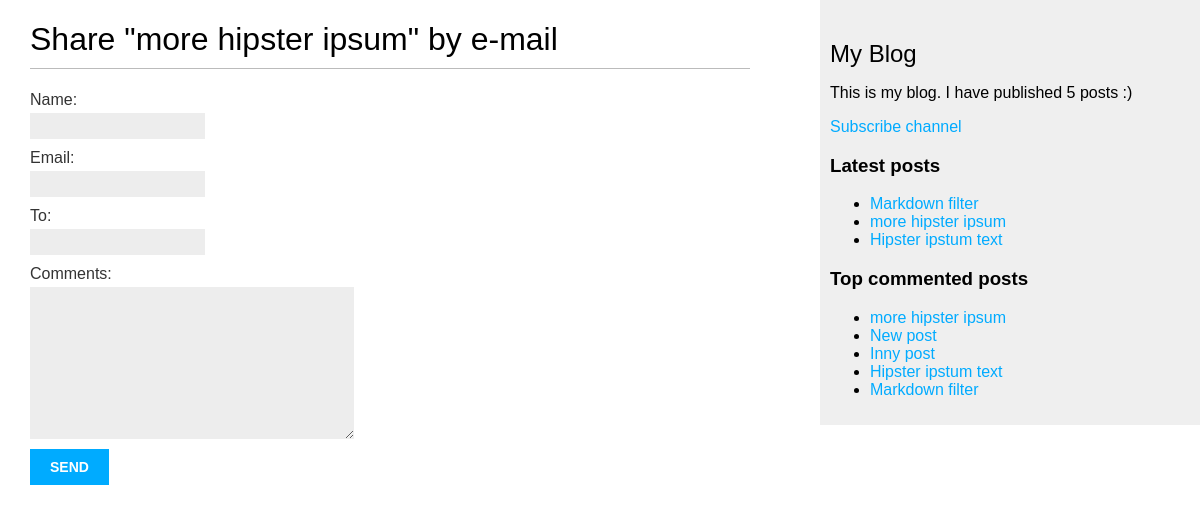
/blog/4/share/, run on the app's committed database.
### blog/models.py (models this page shows, shortened)
class Post(models.Model):
    STATUS_CHOICES = (
        ('draft', 'Draft'),
        ('published', 'Published'),
    )
    title = models.CharField(max_length=250)
    slug = models.SlugField(max_length=250, unique_for_date='publish')
    author = models.ForeignKey(User,
                               on_delete=models.CASCADE,
                               related_name='blog_posts')
    body = models.TextField()
    publish = models.DateTimeField(default=timezone.now)
    created = models.DateTimeField(auto_now_add=True)
    updated = models.DateTimeField(auto_now=True)
    status = models.CharField(max_length=10,
                              choices=STATUS_CHOICES,
                              default='draft')
    objects = models.Manager()
    published = PublishedManager()
    tags = TaggableManager()
    def get_absolute_url(self):
        return reverse('blog:post_detail',
                       args=[self.publish.year,
                             self.publish.strftime('%m'),
                             self.publish.strftime('%d'),
                             self.slug])
    class Meta:
        ordering = ("-publish",)

### blog/views.py (the view)
def post_share(request, post_id):
    post = get_object_or_404(Post, id=post_id, status='published')
    sent = False
    if request.method == 'POST':
        form = EmailPostForm(request.POST)
        if form.is_valid():
            cd = form.cleaned_data
            post_url = request.build_absolute_uri(post.get_absolute_url())
            subject = '{} ({}) encourage you to read "{}"'.format(cd['name'], cd['email'], post.title)
            message = 'Please read post "{}" on {}\n\n Comment added by {}: {}'.format(
                post.title, post_url, cd['name'], cd['comments'])
            send_mail(subject, message, 'admin@myblog.com', [cd['to']])
            sent = True
    else:
        form = EmailPostForm()
    return render(request, 'blog/post/share.html', {'post': post,
                                                    'form': form,
                                                    'sent': sent})

### blog/forms.py
class EmailPostForm(forms.Form):
    name = forms.CharField(max_length=25)
    email = forms.EmailField()
    to = forms.EmailField()
    comments = forms.CharField(required=False,
                               widget=forms.Textarea)

### blog/models.py (called while the page is built)
    def get_queryset(self):
        return super(PublishedManager, self).get_queryset().filter(status='published')

### blog/templatetags/blog_tags.py (called while the page is built)
@register.simple_tag
def total_posts():
    return Post.published.count()

@register.inclusion_tag('blog/post/latest_posts.html')
def show_latest_posts(count=5):
    latest_posts = Post.published.order_by('-publish')[:count]
    return {'latest_posts': latest_posts}

@register.simple_tag
def get_most_commented_posts(count=5):
    return Post.published.annotate(
        total_comments=Count('comments')).order_by('-total_comments')[:count]

### blog/templates/blog/post/share.html (shortened to what this page needs)
{% extends 'blog/base.html' %}
{% block content %}
  {% if sent %}
    <h1> Success! </h1>
    <p>
        Your post "{{ post.title }}" has been sent successfully.
    </p>
  {% else %}
    <h1>Share "{{ post.title }}" by e-mail</h1>
    <form action="." method="post">
        {{ form.as_p }}
        <input type="submit" value="Send">
    </form>
    {% endif %}
{% endblock %}

### blog/templates/blog/base.html (shortened to what this page needs)
<!DOCTYPE html>
<html lang="en">
{% load blog_tags %}
{% load static %}
<head>
    <link href="{% static 'css/blog.css' %}" rel="stylesheet">
</head>
<body>
  <div id="content">
      {% block content %}
      {% endblock %}
  </div>
  <div id="sidebar">
      <h2>My Blog</h2>
        <p>This is my blog. I have published {% total_posts %} posts :) </p>
        <p><a href="{% url 'blog:post_feed' %}">Subscribe channel</a></p>
      <h3>Latest posts</h3>
      {% show_latest_posts 3 %}
      <h3>Top commented posts</h3>
      {% get_most_commented_posts as most_commented_posts %}
      <ul>
          {% for post in most_commented_posts %}
          <li>
              <a href="{{ get_absolute_url }}">{{ post.title }}</a>
          </li>
          {% endfor %}
      </ul>
  </div>
</body>
</html>

### blog/templates/blog/post/latest_posts.html
<ul>
    {% for post in latest_posts %}
    <li>
        <a href="{{ post.get_absolute_url }}">{{ post.title }}</a>
    </li>
    {% endfor %}
</ul>

### blog/static/css/blog.css (style rules this page uses)
body { margin:0; padding:0; font-family:helvetica, sans-serif; }
a { color:#00abff; text-decoration:none; }
h1 { font-weight:normal; border-bottom:1px solid #bbb; padding:0 0 10px 0; }
h2 { font-weight:normal; margin:30px 0 0; }
#content { float:left; width:60%; padding:0 0 0 30px; }
#sidebar { float:right; width:30%; padding:10px; background:#efefef; height:100%; }
label { float:left; clear:both; color:#333; margin-bottom:4px; }
input, textarea { clear:both; float:left; margin:0 0 10px; background:#ededed; border:0; padding:6px 10px; font-size:12px; }
input[type=submit] { font-weight:bold; background:#00abff; color:#fff; padding:10px 20px; font-size:14px; text-transform:uppercase; }

### data on the page
Post: title "more hipster ipsum"
Post: title "Markdown filter"
Post: title "Hipster ipstum text"
Post: title "New post"
Post: title "Inny post"
